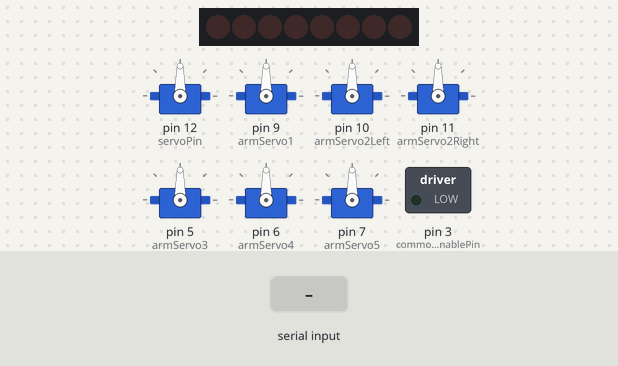
This sketch was run on a simulated Arduino Uno, built with avr-gcc and run on an emulated ATmega328P. On the bench: 8 shift-register outputs drawn as a row of LEDs (first output left, lit = HIGH), 7 × servo, switched loads named in the sketch (green lamp = pin HIGH). Wiring (inferred from the names in the program): shift register (74HC595): data pin 2; shift clock pin 4; latch pin 8. Wiring (inferred from the signals the program sends): row of LEDs: on Q0, Q1, Q2, Q3, Q4, Q5, Q6, Q7. Inputs (shaded band) come from the test bench. Pins used as bus, display or sensor lines are not drawn.

Above: at 4.8 s.
4.9 s: "b,45." received over Serial
At 5.8 s:
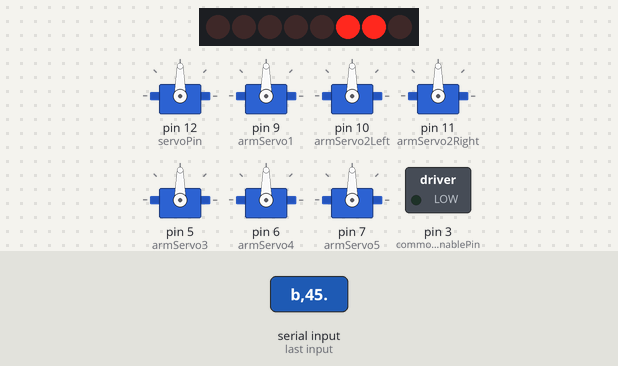
6.5 s: "f:120.." received over Serial
At 7.5 s:
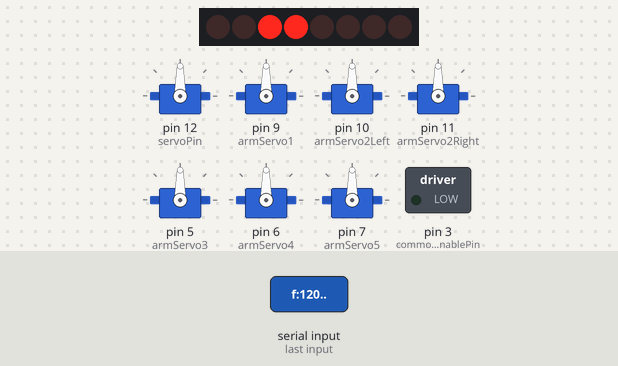
8.1 s: "l." received over Serial
At 8.4 s:
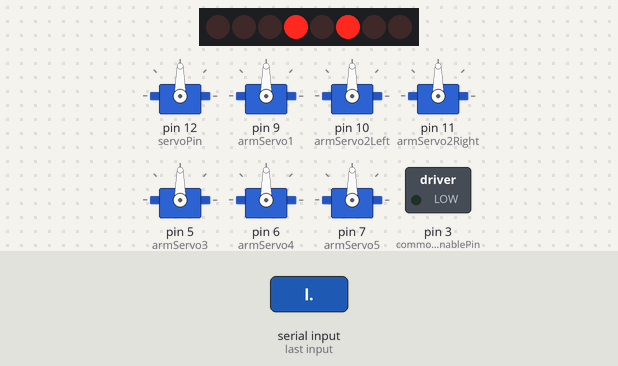
9.6 s: "r." received over Serial
At 10.8 s:
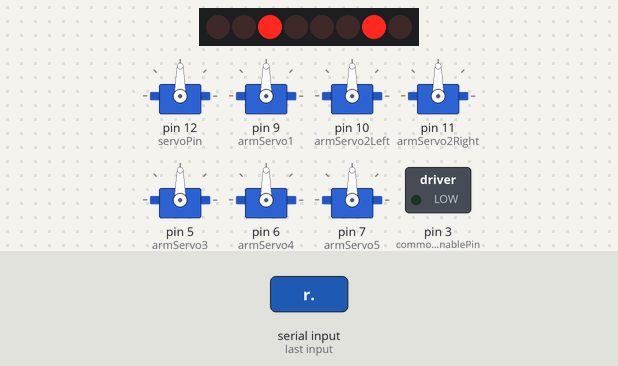
11.1 s: "u:120.." received over Serial
At 11.6 s:
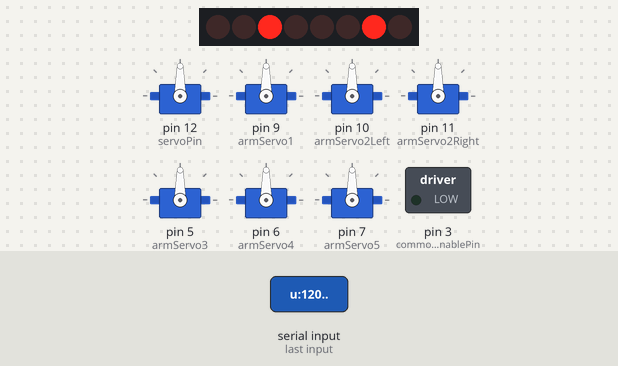
12.6 s: "w." received over Serial
At 13.8 s:
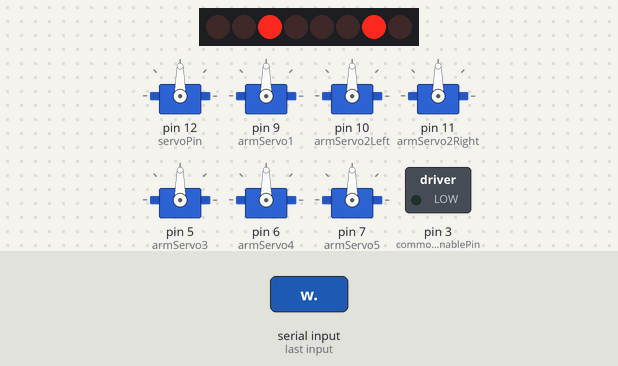
Timing chart, 0 to 15.1 s (numbered marks = the images above; inputs shaded):
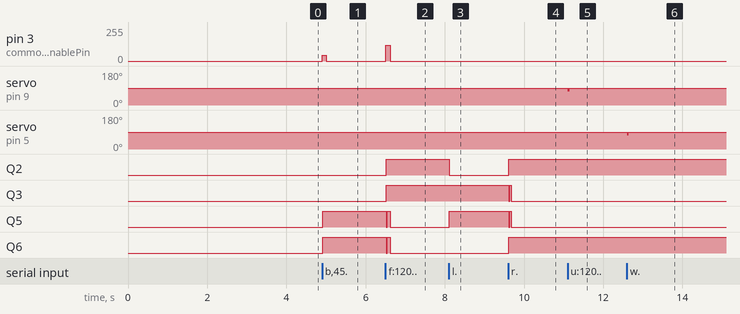

The sketch:

22-08-2024_vero_board_health_verified_version.ino
```cpp
#include<Servo.h>
//Pin declaration for the 74HC595 shift register
#define latchPin 8  //Pin 12 of 74HC595 shift register
#define clockPin 4  //Pin 11 of the 74HC595 shift register
#define dataPin  2 //Pin 14 of the 74HC595 shift register

boolean extraPinState[8] = {0, 0, 0, 0, 0, 0, 0, 0}; //Initially all extra pins are turned low

/*We can use the following pins of the 74HC595 shift register as new digital output pins:
 * Shift register pins                  New digital pin
 * ^^^^^^^^^^^^^^^^^^^                  ^^^^^^^^^^^^^^^
 *        15                                  14
 *        1                                   15
 *        2                                   16
 *        3                                   17
 *        4                                   18
 *        5                                   19
 *        6                                   20
 *        7                                   21
 */

#define commonEnablePin 3
//Pin declaration for left motor.
#define in1   16
#define in2  19

//Pin declaration for right motor.
#define in3  17
#define in4  20

//Pin declaration for the gripper motor.
#define gripperIn1 14
#define gripperIn2 18

//Pin declaration for the unused 1 motor of the second l293d motor driver.
#define unusedMotorIn3 15
#define unusedMotorIn4 21

#define servoPin 12

#define trigPin 13
#define echoPin A0

Servo sensorServo;  //Servomotor carrying the sonar sensor.
Servo armServo1; //Continuous rotation Servomotor at the base of the robotic arm
Servo armServo2Left; //Continuous rotation Left servo of the second joint from the bottom.
Servo armServo2Right; //Continuous rotation Right servo for the second joint from the bottom.
Servo armServo3; //The fourth servo motor from the base of the robotic arm
Servo armServo4; //The fifth servo motor from the base of the robotic arm
Servo armServo5; //The sixth servo motor from the base of the robotic arm

 byte servoPositions[6] = {90, 90, 90,90, 90, 90}; //Initial positions of the servo motors used in the arm
                                                 //armServo1, armServo3 and armServo4 are continuous rotation, so we set 90 degree (stop).

#define angleChangeDelay  5
#define CRSruntime   30    //The time period for which we will run (backward/forward) the Continous Rotation Servo (CSR) for 1 press.
#define CRSspeed 15  //In range 0 to 90


void setup() {
  pinMode(latchPin, OUTPUT);
  pinMode(clockPin, OUTPUT);
  pinMode(dataPin, OUTPUT);

  //Pulling all extra pins to LOW initially
  digitalWrite(latchPin, LOW);
  shiftOut(dataPin, clockPin, MSBFIRST, 0);
  digitalWrite(latchPin, HIGH);

  //Declaring 4 wheel's motor's common enable pin and setting it to 0 (In range 0 to 255)
   pinMode(commonEnablePin, OUTPUT);
   analogWrite(commonEnablePin, 0);


  //Handling the servo motors
   sensorServo.attach(servoPin);
  sensorServo.write(90);
  armServo1.attach(9);
  armServo2Left.attach(10);
  armServo2Right.attach(11);
  armServo3.attach(5);
  armServo4.attach(6);
  armServo5.attach(7);


                                        //Setting the servo's to their initial positions.
                  unsigned short moveGap = 700; //The gap between writing initial angles of each successive servos
    armServo1.write(servoPositions[0]);
    delay(moveGap);
    armServo2Left.write(servoPositions[1]);
    armServo2Right.write(servoPositions[1]);
    delay(moveGap);
    armServo3.write(servoPositions[2]);
    delay(moveGap);
    armServo4.write(servoPositions[3]);
    delay(moveGap);
    armServo5.write(servoPositions[4]);
    delay(moveGap);


  delay(100);

  Serial.begin(9600);

  pinMode(trigPin, OUTPUT); // Sets the trigPin as an Output
  pinMode(echoPin, INPUT); // Sets the echoPin as an Input

   //IR array pins
  pinMode(A1, INPUT);
  pinMode(A2, INPUT);
  pinMode(A3, INPUT);
  pinMode(A4, INPUT);
  pinMode(A5, INPUT);


}


unsigned long preMillis = millis();

int actionValue = 150;
int timeThreshold = 100; //After how much time we will call Stop();


String command = "a";   //Command received via Serial
char Action = 'a'; //Which action we will take. Example: Mode setup
String speedString = "x";
unsigned short carMode = 1; // 1 - Joystick driving mood
                            // 2- Obstacle avoidance mood
unsigned short middleDistance = 0;
unsigned short rightDistance = 0;
unsigned short leftDistance = 0;
unsigned short oaSpeed = 90; //PWM value while driving in obstacle avoidance (OA) mode.

/*
 * Control Characters
 * Forward - 'f'
 * Backward - 'b'
 * Left - 'l'
 * Right - 'r'
 *
 * 5 servos on the robotic arm (considering 2 cont. rot. servos on the second
 * joint as a single one) starting from the first one at the base:  'u', 'v' 'w', 'x', 'y'
 *
 * Servo positions are changed commands "character:1." for increment" and "character:-1." for decrement
 * Here character = u, v, w, x, y  //v controls 2 servo motors
 * Gripper is controlled with character 'z'
 *
 * Mode setup - 'm'
 * OA variables settings - '0' to last index of oaSettings array.
 *
 * Serial command print format - "Command:Value" for example: "f:120." means go forward with a pwm of 120
 *                                                            "u:120." means to set the base servo to 120 degree.
 *                                                            "m:1." means to set the car to mode 1 or driving mode.
 *                                                            "1:120." means set oaSettings[1] to 120
 */

 #define noSettings 5               //Number of Settings
     //   String oaSettings[noSettings] =  {"OA BF PWM", "OA BF time", "OA LR PWM" , "OA LR time", "Safe Distance"};   //The obstacle avoidance mode settings and values.
 unsigned short  oaSettingsValue[noSettings] = {90,         250,           200,          200,          8 };     //Time in millisecond, Safe distance is in inch.
                                      /*Index:  0             1             2             3             4*/

void loop() {

   if (Serial.available()) {
    command = Serial.readStringUntil('.');
    Action = command[0]; //The type of action the remote wants us to take.
    speedString = command.substring(2, command.length());
    actionValue = speedString.toInt();

    preMillis = millis();

        switch(Action) //Which action we are going to take.
        {
        case 'f':
        if(carMode==1){
       goForward(actionValue);
        timeThreshold = 100;
        }
        break;

        case 'b':
        if(carMode==1){
        goBackward(actionValue);
        timeThreshold = 100;
        }
        break;
        case 'l': //Left direction
        if(carMode==1){
        goLeft(actionValue);  //Turning half at a speed of going.
        timeThreshold = 60;
        }
        break;

        case 'r': //Right direction
        if(carMode==1){
        goRight(actionValue);
        timeThreshold = 60;   //Turning at the half speed of going
        }
        break;

        case 'm': //Mode setup
        {
          Stop();
          sensorServo.write(90); //Making the sensor front facing in the beginning of all modes
          delay(1000);
          carMode = actionValue;
        }
        break;

        case 'u': //The base continuous rotation servo of the arm
        {
         if(actionValue==1){     armServo1.write(CRSspeed+90);       }  //moving in the forward direction.
         else { armServo1.write(90-CRSspeed); }  //moving in the backward direction
         delay(CRSruntime);   //for a short time.
         armServo1.write(90); //then stopping the motor from rotating.
        }
        break;

        case 'v': //The left and right CSR from the base of the arm.
        {
          servoPositions[1]+=actionValue; //Incrementing/Decrementing.
          servoPositions[1] = max(servoPositions[1], 2); //Taking care of lower bound of angle
          servoPositions[1] = min(servoPositions[1], 178); //Taking care of upper bound of angle
          servoPositions[2]-=actionValue; //Doing the opposite for the opposite side servo motor.
          servoPositions[2] = max(servoPositions[2], 2); //Taking care of lower bound of angle
          servoPositions[2] = min(servoPositions[2], 178); //Taking care of upper bound of angle

          if(180 - servoPositions[1]!=servoPositions[2])
          {
            sensorServo.write(130);
            delay(500);
            sensorServo.write(90);
            delay(500);
          }
          else
          {
          armServo2Left.write(servoPositions[1]);
          armServo2Right.write(servoPositions[2]);
          }
        }
        break;

        case 'w': //Third CR servo counting from the base of the arm.
        {
         if(actionValue==1){     armServo3.write(CRSspeed+90);       }  //moving in the forward direction.
         else { armServo3.write(90-CRSspeed); }  //moving in the backward direction
         delay(CRSruntime);   //for a short time.
         armServo3.write(90); //then stopping the motor from rotating.
        }
        break;

        case 'x': //Fourth servo counting from the base of the arm.
        {
           if(actionValue==1){     armServo4.write(CRSspeed+90);       }  //moving in the forward direction.
         else { armServo4.write(90-CRSspeed); }  //moving in the backward direction
         delay(CRSruntime);   //for a short time.
         armServo4.write(90); //then stopping the motor from rotating.
        }
        break;

        case 'y': //Fifth servo motor.
        {
           servoPositions[5]+=2*actionValue; //Incrementing/Decrementing.
          servoPositions[5] = max(servoPositions[5], 2); //Taking care of lower bound of angle
          servoPositions[5] = min(servoPositions[5], 178); //Taking care of upper bound of angle
          armServo5.write(servoPositions[5]);
        }
        break;

         case 'z': //The gripper mechanism is implemented using gear motor.
        {
            if(actionValue == 1)
          {
            DigitalWrite(gripperIn1, HIGH);
            DigitalWrite(gripperIn2, LOW);
            delay(10);
            DigitalWrite(gripperIn1, LOW);
          }
          else if(actionValue == -1)
          {
            DigitalWrite(gripperIn1, LOW);
            DigitalWrite(gripperIn2, HIGH);
            delay(10);
            DigitalWrite(gripperIn2, LOW);
          }
        }
        break;

         default: //"c:val." here c comes as 1,2,3,.... indicating the index of the changed OA settings.
      {
        oaSettingsValue[Action - '0'] = actionValue;
      }
   }
   }
   else
   {
    if(carMode==1 && millis() - preMillis > timeThreshold) //We will stop only when in mode-1 joystick driving mode.
    {
      Stop();
      preMillis = millis();
    }
   }


    if(carMode==2) //Whether car is in collission avoidance mode.
    {
      middleDistance = calculateDistance();
// serialPrint('M', middleDistance);

      if(middleDistance < oaSettingsValue[4]) //oaSettingsValue[4] = safeDistance
      {
       Stop();
       sensorServo.write(0);                //Moving US sensor to the right
       delay(1000);                          //Keeping the sensor steady for 1000 ms.
       rightDistance = calculateDistance();  //returns distance in inch unit
     //  serialPrint('R', rightDistance);      //Sending the reading to the controller.
       delay(500);

       sensorServo.write(180); //Moving ultrasonic sensor to the left
       delay(1000);       //Keeping the sensor steady on the servo to get a stable reading.
       leftDistance = calculateDistance();  //Calculating left distance.
      // serialPrint('L', leftDistance);      //Sending the data to the controller.
       delay(500);


       sensorServo.write(90);               //Taking back the sensor on the servo to front direction
       delay(1500);                          //Having a short delay before going to newly found direction.


        if(rightDistance >= oaSettingsValue[4] && rightDistance >= leftDistance)  //Whether right side has enough safe
       {
        goRight(oaSettingsValue[2]);
        delay(oaSettingsValue[3]);
       }
       else if(leftDistance >= oaSettingsValue[4])   //oaSettingsValue[4]  = safe distance.
       {
          goLeft(oaSettingsValue[2]);
          delay(oaSettingsValue[3]);
       }
      else{
        goBackward(oaSettingsValue[0]);
        delay(oaSettingsValue[1]);
       }

      }
      else
      {
        goForward(oaSettingsValue[0]);
      }
    }


    // goForward(100);

    // delay(1000);
    // Stop();

    // goLeft(100);

    // delay(1000);
    // Stop();

    // goForward(100);

    // delay(1000);
    // Stop();


    // goLeft(100);

    // delay(1000);
    //  Stop();

    // goBackward(100);

    // delay(1000);
    // Stop();


}

//digtalWrite() function for the new extra pins
void DigitalWrite(int extraPinNumber, int state)
{
  extraPinState[extraPinNumber - 14] = state;
  /*Since there's already 13 pins in arduino UNO and we are counting the extra pins from 14....to 21 */
  unsigned short decimalValue  = 0;
  for(int i = 0; i <= 7; i++)  //Converting the 8 bit bit pattern to decimalvalue
  {
    decimalValue+= (ceil(pow(2, i))*extraPinState[i]);
  }
  digitalWrite(latchPin, LOW); //Don't changing the pin state while sending data serially
  shiftOut(dataPin, clockPin, MSBFIRST, decimalValue);

  digitalWrite(latchPin, HIGH);
}


int calculateDistance(){

  digitalWrite(trigPin, LOW); //Extra pin number 14
  delayMicroseconds(2);
  // Sets the trigPin on HIGH state for 10 micro seconds
  digitalWrite(trigPin, HIGH);
  delayMicroseconds(10);
  digitalWrite(trigPin, LOW);
 long duration = pulseIn(echoPin, HIGH); // Reads the echoPin, returns the sound wave travel time in microseconds

  return duration*0.0068; //returns distance in inch.
}


void Stop()
{
  analogWrite(commonEnablePin, 0);
}

void rightForward(int actionValue) //Sets the right motor to move forward
{
  analogWrite(commonEnablePin, actionValue);
  DigitalWrite(in3, HIGH);
  DigitalWrite(in4, LOW);
}

void rightBackward(int actionValue)
{
   analogWrite(commonEnablePin, actionValue);
  DigitalWrite(in3, LOW);
  DigitalWrite(in4, HIGH);
}

void leftForward(int actionValue)
{
 analogWrite(commonEnablePin, actionValue);
  DigitalWrite(in1, HIGH);
  DigitalWrite(in2, LOW);

}

void leftBackward(int actionValue)
{
   analogWrite(commonEnablePin, actionValue);
  DigitalWrite(in1, LOW);
  DigitalWrite(in2, HIGH);
}


void goForward(int actionValue)
{
 rightForward(actionValue);
 leftForward(actionValue);
}

void goBackward(int actionValue)
{
  rightBackward(actionValue);
  leftBackward(actionValue);
}

void goLeft(int actionValue)
{
 rightForward(actionValue);
 leftBackward(actionValue);
}


void goRight(int actionValue)
{
    leftForward(actionValue);
    rightBackward(actionValue);
}
```

Measured:
- after the input at 4.9 s, pin 3 (commonEnablePin): 0/255 → 45/255 at once, → 0/255 0.10 s later; Q5, Q6: LOW → HIGH at once
- after the input at 6.5 s, pin 3 (commonEnablePin): 0/255 → 120/255 at once, → 0/255 0.11 s later; Q2, Q3: LOW → HIGH at once; Q5, Q6: HIGH → LOW at once, → HIGH 0.02 s later, → LOW 0.08 s later
- after the input at 8.1 s, Q2: HIGH → LOW at once; Q5: LOW → HIGH at once
- after the input at 9.6 s, Q2, Q6: LOW → HIGH at once; Q3, Q5: HIGH → LOW at once, → HIGH 0.03 s later, → LOW 0.04 s later
- after the input at 11.1 s, servo on pin 9 (armServo1): 90° → 75° at once, → 90° 0.03 s later
- after the input at 12.6 s, servo on pin 5 (armServo3): 90° → 75° at once, → 90° 0.03 s later
